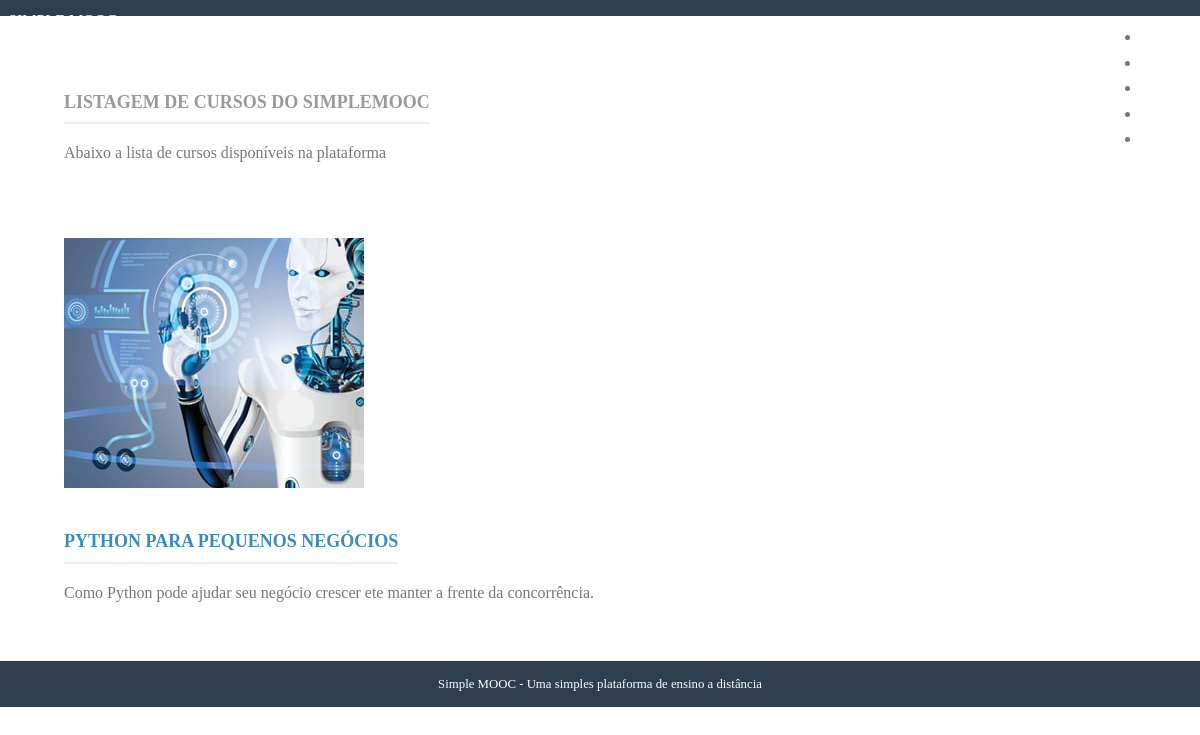
Screenshot of /cursos/ (signed in) with the database file from the repository.
### courses/models.py (models this page shows, shortened)
class Course(models.Model):
	name = models.CharField('Nome',max_length = 100)
	slug = models.SlugField('Atalho')
	description = models.TextField('Descrição Simples', blank = True) #blank = não é obrigatório, mas o TextField permite descrições longas
	about = models.TextField('Sobre o Curso', blank= True)
	start_date = models.DateField('Data de Início', null = True, blank = True) #null = no banco de dados esse campo temq ter algo msm que seja um campo vazio
	image = models.ImageField(upload_to='courses/images', verbose_name='Imagem', null = True, blank = True)  #não é um campo obrigatório
	created_at = models.DateTimeField('Criado em', auto_now_add=True) #auto now toda vez q criar um curso ele coloca automaticamente a data
	updated_at = models.DateTimeField('Atualizado em', auto_now_add=True) #assim que for refreshed a data entra sozinha
	objects = CourseManager() #agora o manager não será o padrão do django
	def get_absolute_url(self):
		return f"/cursos/{self.slug}/"
	class Meta: #interfere no django admin
		verbose_name = 'Curso'
		verbose_name_plural = 'Cursos' #ensinamos ao django que o plural de curso é curso
		ordering = ['name'] #comoo django organiza ascendente a lista

### courses/views.py (the view)
# urls.py: path('cursos/', views.index, name = 'index'),
def index(request):
    courses = Course.objects.all()
    template_name = 'courses/index.html'
    context = {
        'courses': courses
    }
    return render(request,  template_name, context)

### courses/templates/courses/index.html (shortened to what this page needs)
{% extends "base.html" %}
{% load static %}
{% block content %}
<div class="pure-g-r content-ribbon">
    <div class="pure-u-1">
        <div class="l-box">
            <h4 class="content-subhead">Listagem de Cursos do SimpleMOOC</h4>
            <p>Abaixo a lista de cursos disponíveis na plataforma</p>
        </div>
    </div>
</div>
{% for course in courses %}
<div class="pure-g-r content-ribbon">
    <div class="pure-u-1-3">
        <div class="l-box">
            <a href="{{ course.get_absolute_url }}">
            {% if course.image %}
            <img src="{{ course.image.url }}" alt="{{ course.name }}" />
            {% else %}
            <img src="{% static 'img/course-image.png' %}" alt="{{ course.name }}" />
            {% endif %}
            </a>
        </div>
    </div>
    <div class="pure-u-2-3">
        <div class="l-box">
            <h4 class="content-subhead"><a href="{{ course.get_absolute_url }}" title="">{{ course.name }}</a></h4>
            {{ course.description|linebreaks }}
        </div>
    </div>
</div>
{% endfor %}
{% endblock %}

### core/static/css/styles.css (style rules this page uses)
* { -webkit-box-sizing: border-box; -moz-box-sizing: border-box; box-sizing: border-box; }
body { margin: 0 auto; line-height: 1.7em; }
a { color: #3b8bba; }
.l-box { padding: 1em; }
.content .content-subhead { color: #999; padding-bottom: 0.3em; text-transform: uppercase; margin: 0; border-bottom: 2px solid #eee; display: inline-block; }
.content .content-ribbon { margin: 1.5em 3em; }
body { min-width: 320px; color: #777; line-height: 1.6; }
h1, h2, h3, h4, h5, h6 { font-weight: bold; color: rgb(75, 75, 75); }
h4 { font-size: 1.125em; }
a { color: #3b8bba; text-decoration: none; }

### rows the page displays
Course: image (picture), name "PYTHON PARA PEQUENOS NEGÓCIOS", description "Como Python pode ajudar seu negócio crescer ete manter a frente da concorrência."
